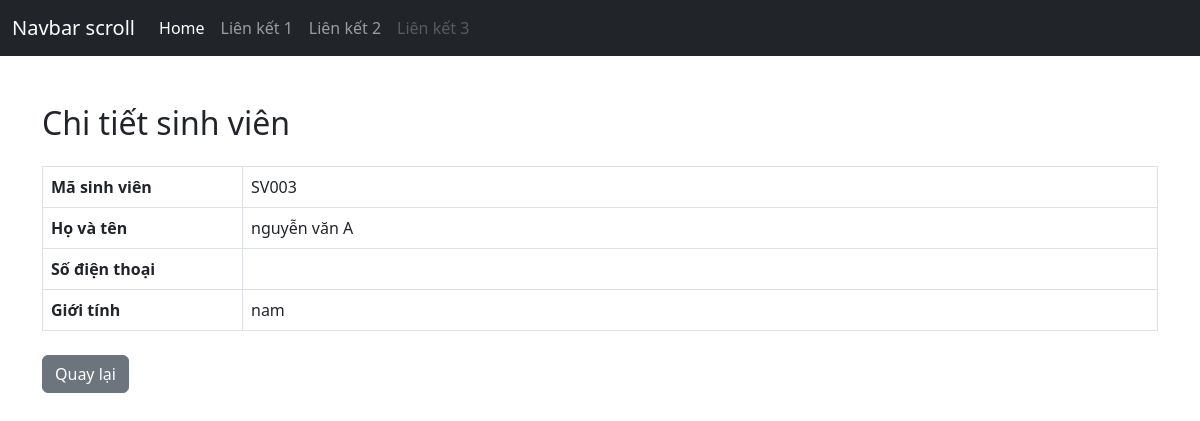
Page /lab5/student_detail.php?id=3 on the committed database.
### tables this page shows
CREATE TABLE `students` (
  `id` int(11) NOT NULL,
  `studentcode` varchar(20) NOT NULL,
  `fullname` varchar(100) NOT NULL,
  `phone` varchar(20) NOT NULL,
  `gender` varchar(20) NOT NULL,
  `created` timestamp NOT NULL DEFAULT current_timestamp() ON UPDATE current_timestamp()
);

### lab5/config/Database.php (called while the page is built, shortened)
<?php
class Database
{
    private string $host = "localhost";
    private string $username = "root";
    private string $password = "";
    private string $database = "HuynhDoNhuanPhat_mydb1";
    public function getConnection()
    {
        $conn = new mysqli(
            $this->host,
            $this->username,
            $this->password,
            $this->database
        );
        $conn->set_charset("utf8mb4");
        return $conn;
    }
}
?>

### lab5/dao/StudentDAO.php (called while the page is built, shortened)
<?php
require_once __DIR__ . "/../config/Database.php";
require_once __DIR__ . "/../models/Student.php";
class StudentDAO
{
    private mysqli $conn;
    public function __construct()
    {
        $database = new Database();
        $this->conn = $database->getConnection();
    }
    public function getById(int $id)
    {
        $sql = "SELECT * FROM students WHERE id = ?";
        $stmt = $this->conn->prepare($sql);
        $stmt->bind_param("i", $id);
        $stmt->execute();
        $result = $stmt->get_result();
        $row = $result->fetch_assoc();
        $student = new Student(
            $row["studentcode"],
            $row["fullname"],
            $row["phone"],
            $row["gender"]
        );
        $student->id = $row["id"];
        $student->createdAt = $row["created"];
        return $student;
    }
}
?>

### lab5/models/Student.php (called while the page is built, shortened)
<?php
class Student
{
    public function __construct(
        string $studentCode,
        string $fullName,
        ?string $phone,
        string $gender
    ) {
        $this->studentCode = $studentCode;
        $this->fullName = $fullName;
        $this->gender = $gender;
    }
}

### lab5/student_detail.php (the view, shortened to what this page needs)
<?php
require_once "dao/StudentDAO.php";
$studentDAO = new StudentDAO();
$id = (int)$_GET["id"];
$student = $studentDAO->getById($id);
require_once "includes/header.php";
?>
<main class="container my-5">
    <section class="mb-5">
        <?php if ($student == null) { ?>
            <div class="alert alert-warning mb-4">
                Không tìm thấy thông tin sinh viên!
            </div>
        <?php } else { ?>
            <h2 class="mb-4">Chi tiết sinh viên</h2>
            <table class="table table-bordered mb-4">
                <tr>
                    <th width="200">Mã sinh viên</th>
                    <td><?= $student->studentCode ?></td>
                </tr>
                <tr>
                    <th>Họ và tên</th>
                    <td><?= $student->fullName ?></td>
                </tr>
                <tr>
                    <th>Số điện thoại</th>
                    <td><?= $student->phone ?></td>
                </tr>
                <tr>
                    <th>Giới tính</th>
                    <td><?= $student->gender ?></td>
                </tr>
            </table>
        <?php } ?>
        <a href="student_index.php" class="btn btn-secondary">
            Quay lại
        </a>
    </section>
</main>

### rows in the picture
students: studentcode "SV003", fullname "nguyễn văn A", gender "nam"
